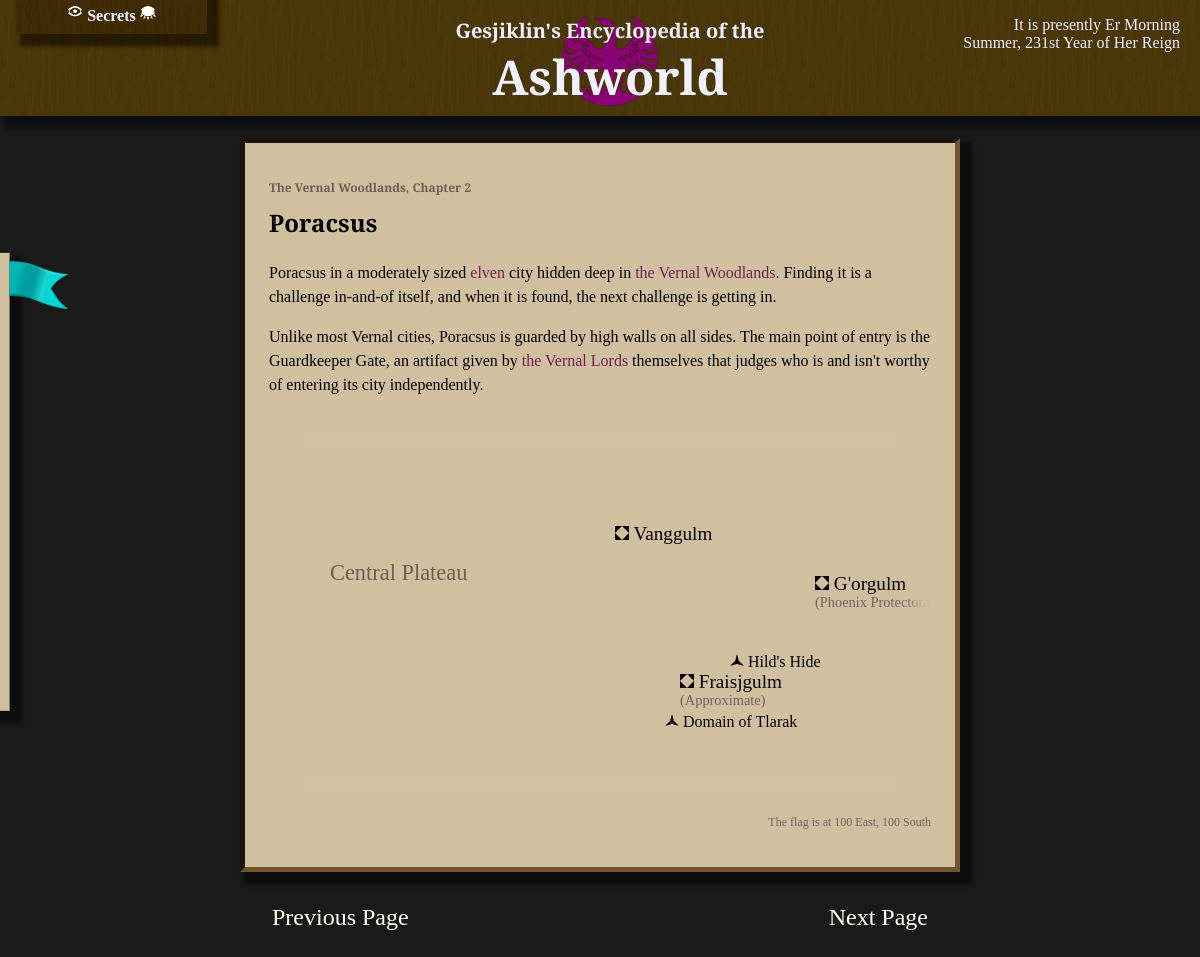
Screenshot of /Poracsus-info with the database file from the repository.
### wiki/models.py (models this page shows, shortened)
class InfoPage(models.Model):
    short_title = models.CharField(max_length = 64, primary_key=True)
    def title(self):
        return self.short_title #self.full_title if self.full_title else self.short_title
    def prev_page(self):
        try:
            return InfoPage.objects.get(next_page = self)
        except (InfoPage.MultipleObjectsReturned, InfoPage.DoesNotExist):
            return None
    def _chapter(self):
        prev = self
        i = 0
        while True:
            new_prev = prev.prev_page()
            if new_prev:
                prev = new_prev
            else:
                break
            i += 1
        return (prev, i)
    def chapter(self):
        info, number = self._chapter()
        return "{}, Chapter {}".format(info.title(), number) if number > 0 else "Introduction"
    def is_secret(self):
        return len(self.text) == 0 and len(InfoSecret.objects.filter(page = self))
    def map_location(self):
        return MapLocation.objects.get(page = self)
    quote = models.TextField(blank = True)
    text = models.TextField(blank = True)
    next_page = models.ForeignKey(to='self', on_delete=models.SET_NULL, null=True, blank=True)

class MapLocation(models.Model):
    page = models.ForeignKey(to=InfoPage, on_delete=models.SET_DEFAULT, default=InfoPage.objects.get(pk = 'Introduction').pk)
    def title(self):
        return self.page.title()
    note = models.TextField(max_length = 64, blank=True)
    LOC_TYPES = [
        ('village', 'Small Village or Town'),
        ('city', 'Major City'),
        ('region', 'General Region')
    ]
    loc_type = models.TextField(max_length = max(len(i) for i,_ in LOC_TYPES), choices = LOC_TYPES, default = LOC_TYPES[0][0])
    x = models.IntegerField()
    y = models.IntegerField()

### wiki/views.py (the view)
# urls.py: path('', views.index, name='dictionary'),
def index(request, **kwargs):
	template_name = "wiki/index.html"
	context = base_context(request)
	short_title = kwargs['pagetitle'] if ('pagetitle' in kwargs) else 'Introduction'
	info = None
	try:
		info = InfoPage.objects.get(short_title__iexact=short_title)
	except InfoPage.DoesNotExist:
		base_url = reverse('search')
		query_string =  urlencode({'terms': short_title})
		url = '{}?{}'.format(base_url, query_string)
		return redirect(url)
	context['info'] = info
	return render(request, template_name, context)

### wiki/templatetags/wiki_extras.py (called while the page is built, shortened)
@register.filter
def strongterms(value, terms, start_strong="<strong>", end_strong="</strong>"):
    if not terms:
        return mark_safe(value)

### wiki/views.py (called while the page is built)
def pop_popup(request):
	queue = request.session.get('popupforms', [])
	if queue and isinstance(queue, list):
		r = queue.pop(0)
		request.session['popupforms'] = queue
		return r
	else:
		return None

def base_context(request):
	context = {}
	context['show_secrets'] = request.session.get('show_secrets', False)
	context['passwords'] = request.session.get('passwords')
	context['locations'] = MapLocation.objects.all()
	if context['passwords']:
		context['unlocked_secrets'] = list(reduce(lambda x,y : x.union(y), (SecretPassword.objects.get(pk=i).unlocks() for i in context['passwords'])))
	context['popupform'] = pop_popup(request)
	context['terms_str'] = request.GET.get('terms')
	context['terms'] = list(filter(lambda term : not term in ignored_terms, context['terms_str'].split(' ') if context['terms_str'] else []))
	context['show_edit'] = request.get_host() == "127.0.0.1:8000"
	return context

### wiki/templates/wiki/index.html (shortened to what this page needs)
{% load static %}
{% load wiki_extras %}
<!DOCTYPE HTML>
<html>
<head>
    <link rel="stylesheet" type="text/css" href="{% static 'wiki/style.css' %}"/>
    {% block head %}
    <link rel="stylesheet" type="text/css" href="{% static 'wiki/info.css' %}"/>
    {% endblock %}
</head>
<body>
<div class="title">
    <image src="{% static 'wiki/Phoenix.png' %}" alt=""/>
    <span><h2>Gesjiklin's Encyclopedia of the</h2><h1>Ashworld</h1></span>
    <div class="passwords">
        <h3>
            <img src="{% static 'wiki/openEye.png' %}" alt="" height="16"/>
            Secrets
            <img src="{% static 'wiki/closedEye.png' %}" alt="" height="16"/>
        </h3>
    </div>
    <p id="datetime" class="right">
        It is presently HOUR SECTION <br/>
        Summer, 231st Year of Her Reign
    </p>
</div>
<div class="titlebuffer"></div>
<div class="sidebar">
	<img src="{% static 'wiki/Bookmark.png' %}" class="bookmark_img"/>
</div>
<div class="content">
    {% block content %}
    <div class="textbox">
        <h3 class="chapter">{{ info.chapter }}</h3>
        <h2>
            {% if info.is_secret and not show_secrets %}
                <span class="secret">There are only secrets here.</span>
            {% else %}
                {{ info.title | safe }}
            {% endif %}
        </h2>
        <p>
            {{ info.text | strongterms:terms }}
        </p>
        {% if info.map_location %}
            {% include 'wiki/map.html' %}
        {% endif %}
    </div>
    {% if info.prev_page %}
        <a id="prev" class="pageturn" href="{% url 'info' info.prev_page.pk %}">Previous Page</a>
    {% endif %}
    {% if info.next_page %}
        <a id="next" class="pageturn" href="{% url 'info' info.next_page.pk %}">Next Page</a>
    {% endif %}
    {% endblock %}
</div>
</body>
</html>

### wiki/templates/wiki/map.html (shortened to what this page needs)
{% load static %}
<link rel="stylesheet" href="{% static 'wiki/map.css' %}"/>
<div class="mapcontainer">
    <div id="worldmap" class="map pannable">
        {% for location in locations %}
            <a class="maplocation mapsticky map{{location.loc_type}} matchbackground" href="{% url 'info' location.page.pk %}"
                style="top: {{ location.y }}px; left: {{ location.x }}px ">
                {% if location.loc_type != 'region' %}
                    <image src="
                        {% if location.loc_type == 'city' %}
                            {% static 'wiki/city.png' %}
                        {% else %}
                            {% static 'wiki/village.png' %}
                        {% endif %}
                    "/>
                {% endif %}
                {{ location.title }}
                <br/>
                {% if location.note %}
                    <span class="note">({{ location.note }})</span>
                {% endif %}
            </a>
        {% endfor %}
    </div>
    <div class="blurededge matchcolortoback"></div>
</div>
<p class="note">The flag is at <span id="markerx">100</span> East, <span id="markery">100</span> South</p>

### wiki/static/wiki/style.css (style rules this page uses)
body { padding: 0%; margin: 0%; background-image: url("/static/wiki/stone.png"); background-repeat: repeat; background-attachment: fixed; }
body:before { position: fixed; content:""; top:0; left:0; width:100%; height:100%; opacity: 0.985; background-color: #171717; z-index: -10; }
.title { position: fixed; top: 0; left: 0; width: 100%; margin: 0%; padding: 10px; text-align: center; z-index: 10; }
.title, .passwords { background-image: url("/static/wiki/wood.jpg"); background-repeat: repeat; background-size: 200px 200px; }
.title:before, .passwords:before { position: absolute; content:""; top:0; left:0; width:100%; height:100%; opacity: 0.85; background: #453605; z-index: -10; }
.title, .title a { color: #f0f0ff; }
.title, .titlebuffer { height: 6em; }
.title img { max-height: 100%; }
.title span { position: absolute; top: 0; left: 50%; transform: translate(-50%, 0%); }
.title h2 { margin-bottom: 0%; font-size: 1.25em; }
.title h1 { margin-top: 0%; margin-bottom: 8px; font-size: 3em; }
.title h1, h2, .sidebar a, .sidebar form { font-family: 'Cinzel Decorative', cursive; }
.title p { position: absolute; top: 0; padding: 0px 8px; }
.title p.right { text-align: right; right: 2em; }
.passwords { position: absolute; left: 16px; top: 0; transform: translate(0, calc(18px + 1em - 100%)); width: 15%; padding: 4px; padding-bottom: 8px; transition: top 1s; transition: bottom 1s; transition: transform 1s; }
.passwords:before { background: #382702; }
.passwords:before { z-index: 0; }
.passwords p, .passwords form, .passwords h3 { position: relative; z-index: 1; }
.passwords h3 { font-weight: bold; font-size: 1em; margin-bottom: 1px; }
.content { padding: 10px 20%; color: #fffff0; }
.textbox { color: #000000; padding: 24px; border-style: inset; border-color: #705530; border-width: 5px; line-height: 1.5; }
.textbox p { position: relative; }
.sidebar { position: absolute; left: 0; top: 50%; padding: 16px; padding-top: inherit; width: 10em; z-index: 20; transform: translate(-95%, -50%); transition: transform 1s; }
.bookmark_img { position: absolute; top: 0; right: -64px; height: 64px; width: auto; }
a { text-decoration: none; color: #000000; }
.textbox p a, .textbox form a { color: #702050; }
.title, .content .textbox, .sidebar, .passwords { box-shadow: 8px 8px 4px 4px #00000080; }
.sidebar, .textbox { background-color: #d0c0a0; }
.content .textbox .matchbackground { background: -moz-radial-gradient(closest-side, #d0c0a0, #00000000); }
.content .textbox .matchcolortoback { color: #d0c0a0; }

### wiki/static/wiki/info.css (style rules this page uses)
.edit, .pageturn { font-family: 'Cinzel Decorative', cursive; text-decoration: none; }
#next.pageturn, .edit { float: right; }
.pageturn { color: inherit; padding: 32px 32px; font-size: 1.5em; }
#prev.pageturn { float: left; }
h3.chapter { font-size: 0.75em; color: #00000080; margin-bottom: -12px; font-family: 'Cinzel Decorative', cursive; }

### wiki/static/wiki/map.css (style rules this page uses)
.mapcontainer { position: relative; overflow: hidden; height: 50vh; }
.map { position: relative; margin: 0 0; width: 1500px; object-fit: cover; }
.map, .map img { user-select: none; -moz-user-select: none; -webkit-user-select: none; -ms-user-select: none; }
.mapsticky { position: absolute; top: 100px; left: 100px; }
.blurededge { position: absolute; width: 100%; height: 100%; top: 0; left: 0; box-shadow: 0 0 16px 16px inset; pointer-events: none; }
.note { color: #706060; text-align: right; font-weight: normal; font-size: 0.75em; margin-top: 0; }
.maplocation { line-height: calc(1em - 2px); }
.mapcity { font-size: 1.2em; }
.mapregion { font-size: 1.4em; color: #00000080; }

### rows the page displays
InfoPage: chapter "The Vernal Woodlands, Chapter 2", title "Poracsus", text|strongterms "Poracsus in a moderately sized elven city hidden deep in the Vernal Woodlands . Finding it is a challenge in-and-of itself, and when it is found, the next challenge is getting in. Unlike most Vernal cities, Poracsus is guarded by high walls on all sides. The main point of entry is the Guardkeeper Gate, an artifact given by the Vernal Lords themselves that judges who is and isn't worthy of entering its city independently."
MapLocation: title "G'orgulm", note "Phoenix…"
MapLocation: title "Vanggulm"
MapLocation: title "Central Plateau"
MapLocation: title "Hild's Hide"
MapLocation: title "Domain of Tlarak"
MapLocation: title "Fraisjgulm", note "Approximate"
